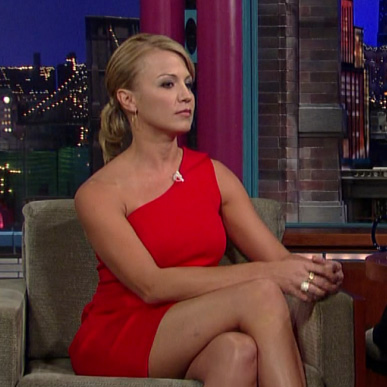
#> input picture skinSegmentation/dataSet/original/img1.jpg, 387 x 387 px, found by its file name; its folder holds only this picture in this run
$ python __init__.py   (Python 2 division)
#> lines starting #> are read from the running program, lines starting #| are printed output that depends on the picture; after the words box and inside, x2 and y2 are one past the last pixel; in counts of white or black regions, pixels touching at a corner belong together
#inicio de la tarea
import numpy as np
import cv2
import os
import utils

from mpl_toolkits.mplot3d import Axes3D
import matplotlib.pyplot as plt


path = [ "dataSet/train/", "dataSet/test/" ]

j=0
totalPixels = 0
totalSkinPixels = 0
totalNonSkinPixels = 0
train = []
train_responses = []
test = []
test_responses = []

skin_freq = {}
non_skin_freq = {}

skin_points = []
non_skin_points = []

for j in range(2):
    count = 0
    for r, d, f in os.walk(path[j]+"original/"):
        for imgName in f:
            #imgName = "img22.jpg"
            count = count + 1
            img = cv2.imread(path[j]+"original/" + imgName, cv2.IMREAD_COLOR)
#> img is the input picture: shape (387, 387, 3); mean B, G, R 51.6, 48.8, 86.1
            img_skin = img.copy()
            #img2 = cv2.imread(path[j]+"original/img5.jpg", cv2.IMREAD_COLOR)
            imgGroundThruth = cv2.imread(path[j]+"groundThruth/" + imgName, 0)
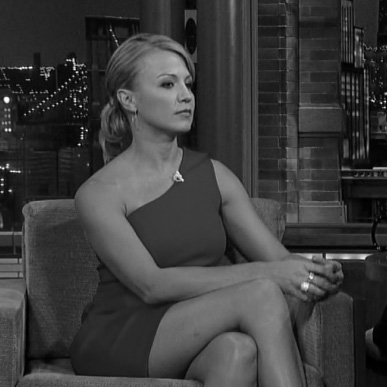
#> imgGroundThruth: shape (387, 387); min 0, max 255, mean 60.3
            #ret, imgGroundThruth = cv2.threshold(imgGroundThruth, 127, 255, cv2.THRESH_BINARY)#todos los grises los tira a blanco
            ret, imgGroundThruth_inv = cv2.threshold(imgGroundThruth, 127, 1, cv2.THRESH_BINARY)#uno indica no piel, cero indica piel
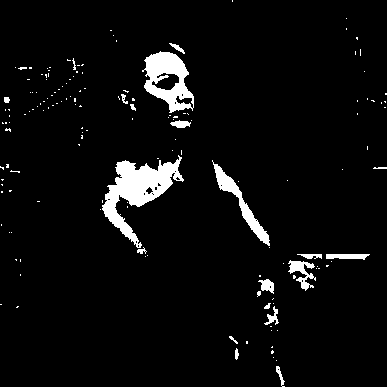
#> imgGroundThruth_inv: shape (387, 387); values 0 (black) and 1 (white), 4.7% white; 156 white regions (136 under 20 px), largest, box (x1, y1, x2, y2) and area: (102, 155, 184, 248) 2727, (142, 51, 194, 113) 1695, (212, 160, 270, 246) 866
            ret, imgGroundThruth = cv2.threshold(imgGroundThruth, 127, 1, cv2.THRESH_BINARY_INV)#uno indica piel, cero indica no piel

            skin_img = cv2.bitwise_and(img,img,mask = imgGroundThruth)
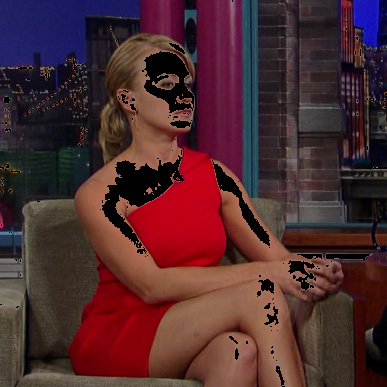
#> skin_img: shape (387, 387, 3); mean B, G, R 46.6, 42.9, 77.6
            non_skin_img = cv2.bitwise_and(img,img,mask = imgGroundThruth_inv)
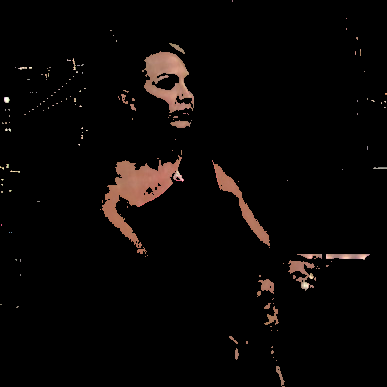
#> non_skin_img: shape (387, 387, 3); mean B, G, R 5, 5.9, 8.5
            #print(imgGroundThruth[len(imgGroundThruth[0])/2,])

            #hist = cv2.calcHist( [imgGroundThruth], [0], None, [2], [0, 256], False )

            hist = cv2.calcHist( [imgGroundThruth], [0], None, [2], [0, 2], False )
#> hist = [7096, 142673]
            #print(hist)

            totalSkinPixels += hist[0][0]
#> totalSkinPixels = 7096
            totalNonSkinPixels += hist[1][0]
#> totalNonSkinPixels = 142673
            totalPixels += img[:,:,0].size
#> totalPixels = 149769

            # [42 lines of commented-out code are left out]


            if( j == 0 ):
                #separar entre piel y no piel
                skin_img = np.reshape(skin_img, (skin_img[:,:,0].size,3))
                #skin_img = skin_img[ ~np.all(skin_img == (0,0,0)) ]

                non_skin_img = np.reshape(non_skin_img, (non_skin_img[:,:,0].size,3))
                #non_skin_img = non_skin_img[ ~(non_skin_img == (0,0,0))  ]
                if len(skin_points) <= 0:
                    skin_points = skin_img
                else:
                    skin_points = np.vstack((skin_points, skin_img))

                if len( non_skin_points ) <= 0:
                    non_skin_points = non_skin_img
                else:
                    non_skin_points = np.vstack((non_skin_points, non_skin_img))


            img = np.reshape(img, (img[:,:,0].size,3))
            imgGroundThruth = np.reshape(imgGroundThruth, imgGroundThruth.size)

            print( "count",count )


            if( j == 0 ):
                if count == 1:
                    train = img
                    train_responses = imgGroundThruth
                else:
                    train = np.vstack((train, img))
                    train_responses = np.hstack((train_responses, imgGroundThruth))
                    #train.append(img)
                    #train_responses.append(imgGroundThruth)
            else:
                if count == 1:
                    test = img
                    test_responses = imgGroundThruth
                else:
                    test = np.vstack((test, img))
                    test_responses = np.hstack((test_responses, imgGroundThruth))
                    # [14 lines of commented-out code are left out]


#> (the run stopped early here; a loop or call above may not have finished)
